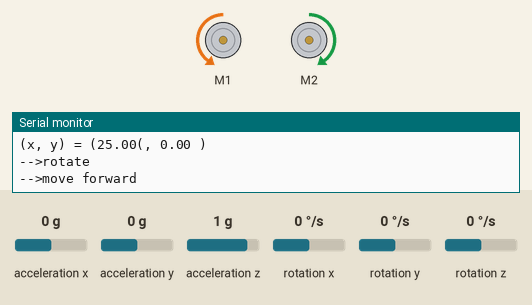
Recording of a sketch running on a simulated Arduino Uno, built with avr-gcc and run on an emulated ATmega328P. Parts: 2 × DC motor (green arrow = forward, orange = backward, longer = faster), the last lines printed to the serial monitor. The inputs (shaded band) are chosen by the test bench; at power-on: rotation z 0 °/s, acceleration x 0 g, acceleration y 0 g, acceleration z 1 g, rotation x 0 °/s, rotation y 0 °/s.

Above: at 4.0 s.
4.1 s: rotation z set to 100 °/s
At 5.9 s:
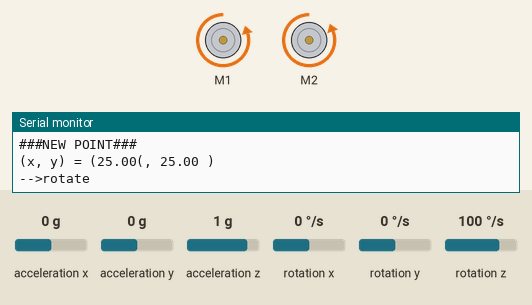
6.8 s: rotation z set to -100 °/s
9.8 s: rotation z set to 0 °/s
At 10.1 s:
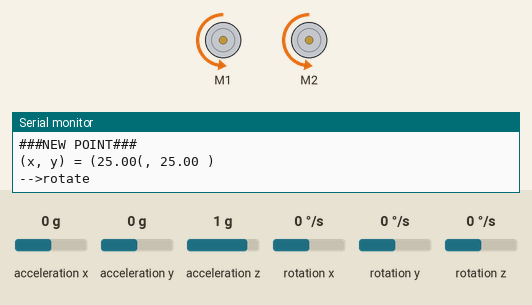
11.3 s: rotation z set to -192 °/s
At 15.2 s:
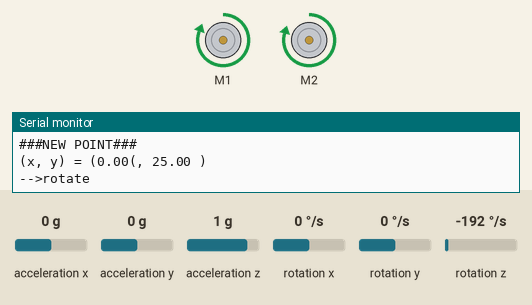
Timing chart, 0 to 30.6 s (numbered marks = the images above; inputs shaded):
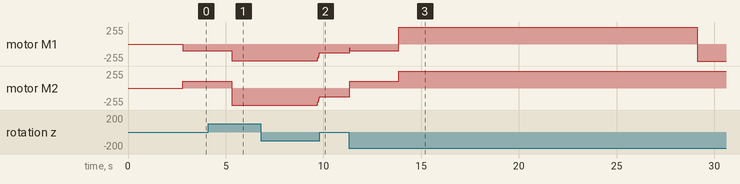

The sketch:

control.ino
```cpp
/**
 * @file    control.ino
 * @author  Guillaume Gibert
 * @version V0.1
 * @date    2021/04/18
 * @brief   Description: this code drives the mbot robot to a target location (x, y, theta) using the gyro data.
 *
 * Function List:
 * 1. void control::move(int, int)
 * 2. void control::stop(void)
 *
 */
#include <Arduino.h>
#include <Wire.h>
#include <SoftwareSerial.h>
#include "MeMCore.h"

// robot characteristics
double _wheelDiameter = 6.0; //cm
double _distanceBetweenWheels = 11.5; //cm
int _basicMotorSpeed = 100;

// Vars to change setup
double _targetPoints[] = {0.0, 0.0, 25.0, 0.0, 25.0, 25.0, 0.0, 25.0, 0.0, 0.0};
int _pointNumber = 0;
double _xTarget = 25.0;
double _yTarget = -25.0;
double _Kp_angle = -5.0;
double _errorAngleThreshold = 3.0; // in deg
double _distanceDurationFactor = 10.0; // at speed=100, robot moves about 10cm / s

// declare motors
MeDCMotor _leftMotor(9);
MeDCMotor _rightMotor(10);

// declare gyro
MeGyro _gyro;

// position, baseline...
double _xCurrent = 0.0;
double _yCurrent = 0.0;
double _thetaCurrent = 0.0;
double _thetaBaseline = 0.0;
double _errorAngle = 0.0; // in deg


void setup()
{
  // initialize the serial port
  Serial.begin(115200);

  // set no speed for left and right motors
  _leftMotor.run((9)==M1?-(0):(0));
  _rightMotor.run((10)==M1?-(0):(0));

  // initialize the gyro
  _gyro.begin();

  // wait for 2 seconds
  delay(2000);

  // retrieve new values from gyro
  _gyro.update();

  // record the baseline for the theta angle (Rz)
  _thetaBaseline = _gyro.getAngleZ();

}

void loop()
{
  // choose next point
  if (_pointNumber < 5)
  {
    _xTarget = _targetPoints[2*_pointNumber];
    _yTarget = _targetPoints[2*_pointNumber+1];
    _pointNumber++;
    Serial.println("###NEW POINT###");
    Serial.print("(x, y) = (");
    Serial.print(_xTarget);
    Serial.print("(, ");
    Serial.print(_yTarget);
    Serial.println(" )");

    /////////////////
    // rotate first

    // determine the target angle
    double targetAngle = atan2(_yTarget-_yCurrent, _xTarget-_xCurrent)*180.0/PI;
    Serial.println("-->rotate");
    // adjust the angle
    _errorAngle = targetAngle - _thetaCurrent;

    while (abs(_errorAngle) > _errorAngleThreshold)
    {
      // determine the command (proportionnal controller) i.e. angular velocity
      double v = 0.0;
      double w = _Kp_angle * _errorAngle;

      // compute the command
      double leftWheelSpeed  =  v / (_wheelDiameter/2) - _distanceBetweenWheels * w / (_wheelDiameter) ;
      double rightWheelSpeed  = v / (_wheelDiameter/2) + _distanceBetweenWheels * w / (_wheelDiameter) ;

      // crop wheel speed
      if (leftWheelSpeed > 250)
        leftWheelSpeed = 250;
      if (rightWheelSpeed > 250)
        rightWheelSpeed = 250;

      // send the commands
      move(rightWheelSpeed, leftWheelSpeed);

      // retrieve new values from gyro
      _gyro.update();

      // get the theta angle (Rz)
      _thetaCurrent = _gyro.getAngleZ() - _thetaBaseline;
      _errorAngle = targetAngle - _thetaCurrent;
      //Serial.println(_errorAngle);
    }

    //////////////////
    // move forward after
    Serial.println("-->move forward");
    // determine the target distance
    double targetDistance = sqrt( pow(_xTarget-_xCurrent, 2) + pow(_yTarget-_yCurrent, 2) );

    //Serial.println(targetDistance);

    // adjust the position
    unsigned long _durationTranslation = targetDistance/_distanceDurationFactor*1000000; // 1 s = 10cm

    // record the start time
    unsigned long startTime = micros(); // in microseconds
    unsigned long currentTime = micros(); // in microseconds

    while (currentTime - startTime < _durationTranslation)
    {
      move(_basicMotorSpeed, _basicMotorSpeed);
      currentTime = micros();
    }

    _xCurrent = _xTarget;
    _yCurrent = _yTarget;
    }
    else
      stop();

}

void move(int leftMotorSpeed, int rightMotorSpeed)
{
  _leftMotor.run((9)==M1?-(leftMotorSpeed):(leftMotorSpeed));
  _rightMotor.run((10)==M1?-(rightMotorSpeed):(rightMotorSpeed));
}

void stop()
{
  _leftMotor.stop();
  _rightMotor.stop();
}
```

Measured:
- after the input at 4.1 s, motor M1: backward 100/255 → backward 250/255 after 1.2 s; motor M2: forward 100/255 → backward 255/255 after 1.2 s
- after the input at 6.8 s, motor M1: backward 250/255 → backward 136/255 after 2.9 s; motor M2: backward 255/255 → backward 136/255 after 2.9 s
- after the input at 11.3 s, motor M1: backward 128/255 → backward 100/255 at once, → forward 255/255 2.5 s later, → backward 255/255 15.3 s later; motor M2: backward 128/255 → forward 100/255 at once, → forward 250/255 2.5 s later
